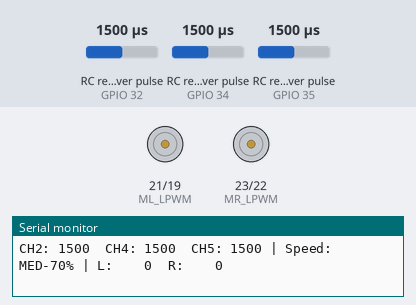
Bench run of a sketch on a simulated ESP32. Parts: motor-driver pin pairs drawn as motors (green arrow = first pin HIGH = forward, orange = second pin HIGH = backward, longer = more drive), the last lines printed to the serial monitor. Wiring (inferred from the names in the program): 3 × RC receiver channel: data GPIO 32 / data GPIO 34 / data GPIO 35. The inputs (shaded band) are chosen by the test bench; at power-on: RC receiver pulse (sensors on GPIO 32, GPIO 34, GPIO 35) 1500 µs.

Above: at 1.2 s.
1.3 s: RC receiver pulse (sensor on GPIO 32) set to 1020 µs
At 2.1 s:
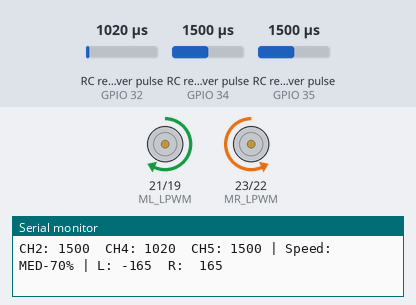
2.8 s: RC receiver pulse (sensor on GPIO 34) set to 1020 µs
At 3.9 s:
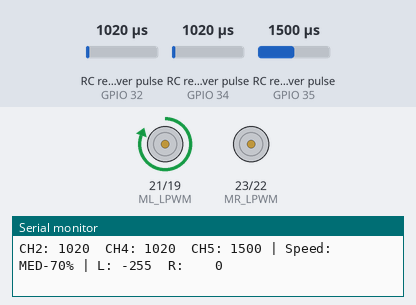
4.3 s: RC receiver pulse (sensor on GPIO 35) set to 1789 µs
5.8 s: RC receiver pulse (sensor on GPIO 35) set to 1818 µs
At 7.0 s:
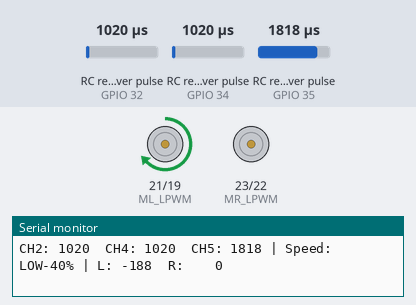
7.3 s: RC receiver pulse (sensor on GPIO 32) set to 1250 µs
At 7.8 s:
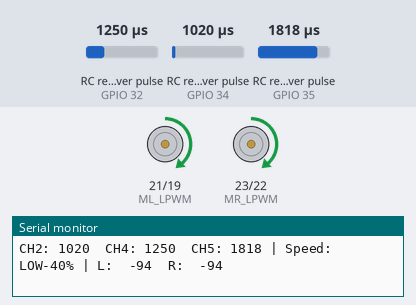
8.8 s: RC receiver pulse (sensor on GPIO 34) set to 1980 µs
At 9.7 s:
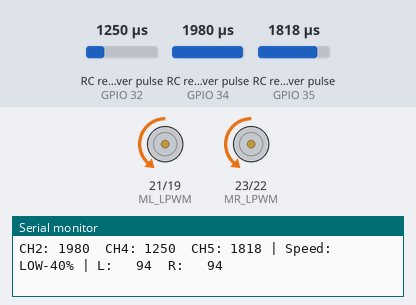
Timing chart, 0 to 11.3 s (numbered marks = the images above; inputs shaded):
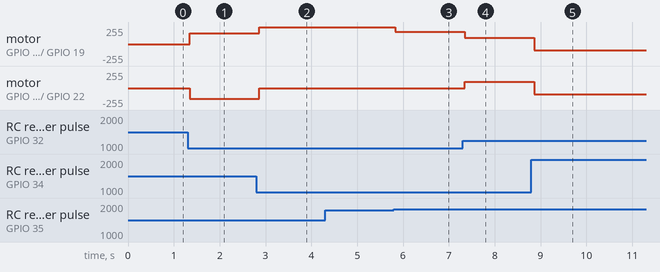

The sketch:

Hybrid_FlySky_ESP32.ino
```cpp
/*
Hybrid FlySky ESP32 Soccer Bot Code
Combines the best of both worlds:
- Uses currentinsideesp.ino pin connections (no rewiring needed!)
- FlySky RC receiver control (no Bluetooth)
- Exponential curve for smooth control
- Dual stick support (CH2 forward/back + CH4 left/right)
- 30kHz PWM for quieter motor operation

PIN CONNECTIONS (Same as currentinsideesp.ino):
----------------------------------------------
FlySky Receiver → ESP32:
  CH2 (Forward/Back) → GPIO 34
  CH4 (Left/Right)   → GPIO 32 (NEW - add this wire!)
  CH5 (Speed Switch) → GPIO 35

BTS7960 Left Motor → ESP32:
  RPWM (Forward) → GPIO 19
  LPWM (Reverse) → GPIO 21

BTS7960 Right Motor → ESP32:
  RPWM (Forward) → GPIO 22
  LPWM (Reverse) → GPIO 23

ESP32 Board version: 2.0.11
*/

// ========== Include Libraries ==========
#include <WiFi.h>
#include "esp_bt.h"

// ========== FlySky Receiver Input Pins ==========
#define CH2_PIN 34  // Forward/Backward (left stick Y-axis)
#define CH4_PIN 32  // Left/Right turns (right stick X-axis) - NEW CONNECTION!
#define CH5_PIN 35  // Speed Mode toggle Switch

// ========== BTS7960 Motor Driver Pins (from currentinsideesp) ==========
// Left Motor
#define ML_RPWM 19  // Left motor forward PWM
#define ML_LPWM 21  // Left motor reverse PWM

// Right Motor
#define MR_RPWM 22  // Right motor forward PWM
#define MR_LPWM 23  // Right motor reverse PWM

// ========== PWM Channels ==========
#define ML_RPWM_CH 0  // Left motor forward channel
#define ML_LPWM_CH 1  // Left motor reverse channel
#define MR_RPWM_CH 2  // Right motor forward channel
#define MR_LPWM_CH 3  // Right motor reverse channel

// ========== PWM Settings (30kHz for quieter operation) ==========
const int PWM_FREQ = 30000;      // 30kHz - much quieter than 1kHz
const int PWM_RESOLUTION = 8;    // 8-bit (0-255)

// ========== RC Signal Limits ==========
const int RC_MAX = 2000;   // Maximum pulse width (µs)
const int RC_MID = 1500;   // Midpoint pulse width (µs)
const int RC_MIN = 1000;   // Minimum pulse width (µs)

// ========== Control Settings ==========
const int DEADBAND_THRESHOLD = 30;        // Ignore small joystick movements
const float EXPO_CURVE = 1.8;             // Smoothness (1.0=linear, 2.0+=smoother)
const int MIN_MOTOR_SPEED = 0;            // Minimum PWM for movement (0=no minimum)

float speedMultiplier = 1.0;  // Speed scaling (adjustable via CH5)

// ========== Function: Apply Exponential Curve ==========
// Makes control smoother at low inputs, more responsive at high inputs
int applyExponentialCurve(int value, int maxValue) {
  if (value == 0) return 0;

  // Normalize to 0.0 to 1.0
  float normalized = (float)abs(value) / (float)maxValue;

  // Apply exponential curve
  float curved = pow(normalized, EXPO_CURVE);

  // Convert back to original range and restore sign
  int result = (int)(curved * maxValue);
  return (value > 0) ? result : -result;
}

// ========== Function: Apply Deadband ==========
int applyDeadband(int value, int threshold = DEADBAND_THRESHOLD) {
  return (abs(value) < threshold) ? 0 : value;
}

// ========== Function: Drive Motors ==========
void driveMotors(int leftSpeed, int rightSpeed) {
  // Left Motor Control
  if (leftSpeed > 0) {
    ledcWrite(ML_LPWM_CH, 0);          // No reverse
    ledcWrite(ML_RPWM_CH, leftSpeed);   // Forward
  } else if (leftSpeed < 0) {
    ledcWrite(ML_RPWM_CH, 0);          // No forward
    ledcWrite(ML_LPWM_CH, abs(leftSpeed)); // Reverse
  } else {
    ledcWrite(ML_RPWM_CH, 0);
    ledcWrite(ML_LPWM_CH, 0);
  }

  // Right Motor Control
  if (rightSpeed > 0) {
    ledcWrite(MR_LPWM_CH, 0);          // No reverse
    ledcWrite(MR_RPWM_CH, rightSpeed);  // Forward
  } else if (rightSpeed < 0) {
    ledcWrite(MR_RPWM_CH, 0);          // No forward
    ledcWrite(MR_LPWM_CH, abs(rightSpeed)); // Reverse
  } else {
    ledcWrite(MR_RPWM_CH, 0);
    ledcWrite(MR_LPWM_CH, 0);
  }
}

// ========== Function: Stop Motors ==========
void stopMotors() {
  ledcWrite(ML_RPWM_CH, 0);
  ledcWrite(ML_LPWM_CH, 0);
  ledcWrite(MR_RPWM_CH, 0);
  ledcWrite(MR_LPWM_CH, 0);
}

// ========== SETUP ==========
void setup() {
  Serial.begin(115200);

  // Turn OFF WiFi and Bluetooth to reduce heat
  WiFi.mode(WIFI_OFF);
  btStop();

  Serial.println("\n=== Hybrid FlySky ESP32 Soccer Bot ===");

  // Configure receiver pins as inputs
  pinMode(CH2_PIN, INPUT);
  pinMode(CH4_PIN, INPUT);
  pinMode(CH5_PIN, INPUT);

  // Configure motor driver pins as outputs
  pinMode(ML_RPWM, OUTPUT);
  pinMode(ML_LPWM, OUTPUT);
  pinMode(MR_RPWM, OUTPUT);
  pinMode(MR_LPWM, OUTPUT);

  // Setup PWM channels (30kHz for quieter operation)
  ledcSetup(ML_RPWM_CH, PWM_FREQ, PWM_RESOLUTION);
  ledcAttachPin(ML_RPWM, ML_RPWM_CH);

  ledcSetup(ML_LPWM_CH, PWM_FREQ, PWM_RESOLUTION);
  ledcAttachPin(ML_LPWM, ML_LPWM_CH);

  ledcSetup(MR_RPWM_CH, PWM_FREQ, PWM_RESOLUTION);
  ledcAttachPin(MR_RPWM, MR_RPWM_CH);

  ledcSetup(MR_LPWM_CH, PWM_FREQ, PWM_RESOLUTION);
  ledcAttachPin(MR_LPWM, MR_LPWM_CH);

  stopMotors();

  Serial.println("\nHardware Configuration:");
  Serial.println("  Left Motor:  D19(RPWM), D21(LPWM)");
  Serial.println("  Right Motor: D22(RPWM), D23(LPWM)");
  Serial.println("\nFlySky Receiver Channels:");
  Serial.println("  CH2 (D34) = Forward/Backward");
  Serial.println("  CH4 (D32) = Left/Right Turns");
  Serial.println("  CH5 (D35) = Speed Mode Switch");
  Serial.println("\nFeatures:");
  Serial.println("  - 30kHz PWM (quieter motors)");
  Serial.println("  - Exponential curve for smooth control");
  Serial.println("  - Dual-stick control (independent F/B and L/R)");
  Serial.println("  - 3-speed modes via CH5 switch");
  Serial.println("\nReady! Waiting for FlySky signal...\n");
}

// ========== MAIN LOOP ==========
void loop() {
  // Read RC channels (25ms timeout)
  int ch2 = pulseIn(CH2_PIN, HIGH, 25000);  // Forward/Backward
  int ch4 = pulseIn(CH4_PIN, HIGH, 25000);  // Left/Right
  int ch5 = pulseIn(CH5_PIN, HIGH, 25000);  // Speed mode

  // Debug output - ALWAYS ENABLED to verify operation
  Serial.printf("CH2: %4d  CH4: %4d  CH5: %4d | ", ch2, ch4, ch5);

  // Fail-safe: Stop if signal lost or out of range
  if (ch2 < 500 || ch2 > 2200 || ch4 < 500 || ch4 > 2200) {
    Serial.println("SIGNAL LOST - MOTORS STOPPED!");
    stopMotors();
    return;
  }

  // ========== Speed Mode Selection (CH5 - SWC Switch) ==========
  // SWC Position 1 (DOWN ~1000µs) = FULL 100%
  // SWC Position 2 (MIDDLE ~1500µs) = MEDIUM 70%
  // SWC Position 3 (UP ~2000µs) = LOW 40%
  String speedMode;
  if (ch5 < 1300) {                 // Position 1 DOWN: ~1000µs
    speedMultiplier = 1.0;           // 100% FULL POWER
    speedMode = "FULL-100%";
  } else if (ch5 > 1800) {          // Position 3 UP: ~2000µs
    speedMultiplier = 0.4;           // 40% LOW/TRAINING
    speedMode = "LOW-40%";
  } else {                           // Position 2 MIDDLE: ~1500µs
    speedMultiplier = 0.7;           // 70% MEDIUM/SPORT
    speedMode = "MED-70%";
  }
  Serial.printf("Speed: %s | ", speedMode.c_str());

  // ========== Map RC Values to Motor Range (-255 to +255) ==========
  int forwardBackward = map(ch2, RC_MIN, RC_MAX, -255, 255);  // CH2 controls forward/back
  int leftRight = map(ch4, RC_MIN, RC_MAX, -255, 255);        // CH4 controls turns

  // Apply exponential curve for smooth control
  forwardBackward = applyExponentialCurve(forwardBackward, 255);
  leftRight = applyExponentialCurve(leftRight, 255);

  // Apply speed multiplier
  forwardBackward = forwardBackward * speedMultiplier;
  leftRight = leftRight * speedMultiplier;

  // Apply deadband to filter out joystick noise
  forwardBackward = applyDeadband(forwardBackward);
  leftRight = applyDeadband(leftRight);

  // ========== Arcade Drive Mixing ==========
  // This is the best mixing algorithm from currentinsideesp
  int leftMotorSpeed = forwardBackward + leftRight;
  int rightMotorSpeed = forwardBackward - leftRight;

  // Constrain to valid PWM range
  leftMotorSpeed = constrain(leftMotorSpeed, -255, 255);
  rightMotorSpeed = constrain(rightMotorSpeed, -255, 255);

  // Apply minimum speed threshold if needed
  if (MIN_MOTOR_SPEED > 0) {
    if (leftMotorSpeed > 0 && leftMotorSpeed < MIN_MOTOR_SPEED) {
      leftMotorSpeed = MIN_MOTOR_SPEED;
    } else if (leftMotorSpeed < 0 && leftMotorSpeed > -MIN_MOTOR_SPEED) {
      leftMotorSpeed = -MIN_MOTOR_SPEED;
    }

    if (rightMotorSpeed > 0 && rightMotorSpeed < MIN_MOTOR_SPEED) {
      rightMotorSpeed = MIN_MOTOR_SPEED;
    } else if (rightMotorSpeed < 0 && rightMotorSpeed > -MIN_MOTOR_SPEED) {
      rightMotorSpeed = -MIN_MOTOR_SPEED;
    }
  }

  // Debug output - Show motor commands
  Serial.printf("L: %4d  R: %4d\n", leftMotorSpeed, rightMotorSpeed);

  // Drive motors
  if (forwardBackward != 0 || leftRight != 0) {
    driveMotors(leftMotorSpeed, rightMotorSpeed);
  } else {
    stopMotors();
  }

  // Small delay for stability
  delay(50);  // Increased to reduce serial spam
}
```

Measured:
- the behaviour switches between 1800 and 1801 µs on RC receiver pulse (sensor on GPIO 35) (found by bisection; images 2 and 3)
- after the input at 1.3 s, motor on GPIO 21 (ML_LPWM) / GPIO 19 (ML_RPWM): stopped → forward 164/255 after 0.05 s; motor on GPIO 23 (MR_LPWM) / GPIO 22 (MR_RPWM): stopped → backward 164/255 after 0.05 s
- after the input at 2.8 s, motor on GPIO 21 (ML_LPWM) / GPIO 19 (ML_RPWM): forward 164/255 → forward 255/255 after 0.07 s; motor on GPIO 23 (MR_LPWM) / GPIO 22 (MR_RPWM): backward 164/255 → stopped after 0.07 s
- after the input at 5.8 s, motor on GPIO 21 (ML_LPWM) / GPIO 19 (ML_RPWM): forward 255/255 → forward 187/255 at once
- after the input at 7.3 s, motor on GPIO 21 (ML_LPWM) / GPIO 19 (ML_RPWM): forward 187/255 → forward 94/255 after 0.05 s; motor on GPIO 23 (MR_LPWM) / GPIO 22 (MR_RPWM): stopped → forward 94/255 after 0.05 s
- after the input at 8.8 s, motor on GPIO 21 (ML_LPWM) / GPIO 19 (ML_RPWM), motor on GPIO 23 (MR_LPWM) / GPIO 22 (MR_RPWM): forward 94/255 → backward 94/255 after 0.07 s
